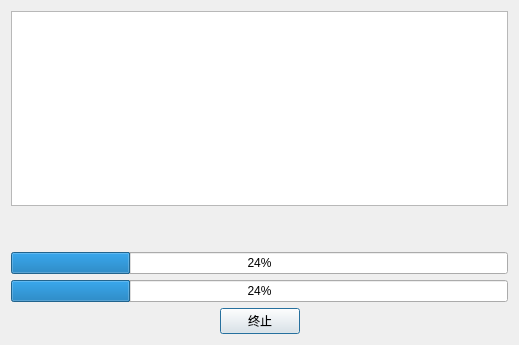
<?xml version="1.0" encoding="UTF-8"?>
<ui version="4.0">
 <class>ProcessDialog</class>
 <widget class="QDialog" name="ProcessDialog">
  <property name="geometry">
   <rect>
    <x>0</x>
    <y>0</y>
    <width>519</width>
    <height>345</height>
   </rect>
  </property>
  <property name="windowTitle">
   <string>Dialog</string>
  </property>
  <layout class="QVBoxLayout" name="verticalLayout">
   <item>
    <widget class="QPlainTextEdit" name="plainTextEdit"/>
   </item>
   <item>
    <widget class="QLabel" name="label">
     <property name="text">
      <string/>
     </property>
     <property name="alignment">
      <set>Qt::AlignCenter</set>
     </property>
    </widget>
   </item>
   <item>
    <widget class="QLabel" name="label_2">
     <property name="text">
      <string/>
     </property>
     <property name="alignment">
      <set>Qt::AlignLeading|Qt::AlignLeft|Qt::AlignVCenter</set>
     </property>
    </widget>
   </item>
   <item>
    <widget class="QProgressBar" name="progressBar_2">
     <property name="value">
      <number>24</number>
     </property>
    </widget>
   </item>
   <item>
    <widget class="QProgressBar" name="progressBar">
     <property name="value">
      <number>24</number>
     </property>
    </widget>
   </item>
   <item>
    <layout class="QHBoxLayout" name="horizontalLayout">
     <item>
      <spacer name="horizontalSpacer_2">
       <property name="orientation">
        <enum>Qt::Horizontal</enum>
       </property>
       <property name="sizeHint" stdset="0">
        <size>
         <width>40</width>
         <height>20</height>
        </size>
       </property>
      </spacer>
     </item>
     <item>
      <widget class="QPushButton" name="pushButton">
       <property name="text">
        <string>终止</string>
       </property>
      </widget>
     </item>
     <item>
      <spacer name="horizontalSpacer">
       <property name="orientation">
        <enum>Qt::Horizontal</enum>
       </property>
       <property name="sizeHint" stdset="0">
        <size>
         <width>40</width>
         <height>20</height>
        </size>
       </property>
      </spacer>
     </item>
    </layout>
   </item>
  </layout>
 </widget>
 <resources/>
 <connections/>
</ui>
